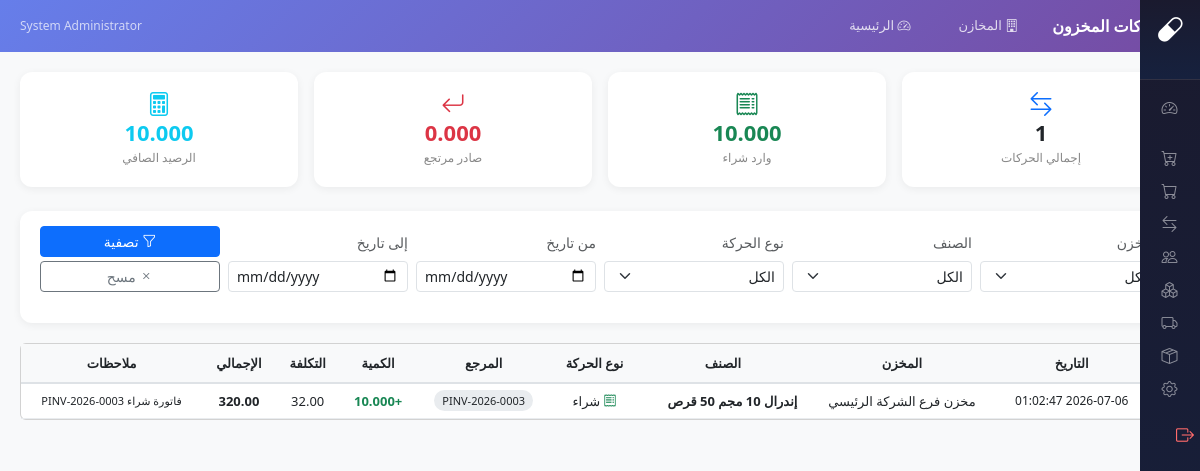
Page /modules/inventory/movements/index.php (signed in) on the committed database.
### tables this page shows
CREATE TABLE `inventory_movements` (
  `id` int(11) NOT NULL,
  `store_id` int(11) NOT NULL,
  `product_id` int(11) NOT NULL,
  `movement_type` enum('purchase','purchase_return','sale','sale_return','transfer_in','transfer_out','adjustment','opening_balance') NOT NULL,
  `reference_type` varchar(50) DEFAULT NULL,
  `reference_id` int(11) DEFAULT NULL,
  `reference_number` varchar(50) DEFAULT NULL,
  `quantity` decimal(12,3) NOT NULL DEFAULT 0.000,
  `unit_cost` decimal(12,2) DEFAULT 0.00,
  `total_cost` decimal(12,2) DEFAULT 0.00,
  `notes` text DEFAULT NULL,
  `created_by` int(11) DEFAULT NULL,
  `created_at` timestamp NOT NULL DEFAULT current_timestamp()
);

CREATE TABLE `stores` (
  `id` int(11) NOT NULL,
  `store_code` varchar(20) NOT NULL,
  `store_name` varchar(100) NOT NULL,
  `store_type` enum('main','sub') NOT NULL DEFAULT 'sub',
  `store_category` enum('warehouse','pharmacy','expired','damaged','surplus','general') NOT NULL DEFAULT 'general',
  `branch_id` int(11) DEFAULT NULL,
  `parent_store_id` int(11) DEFAULT NULL,
  `is_active` tinyint(1) DEFAULT 1,
  `notes` text DEFAULT NULL,
  `created_by` int(11) DEFAULT NULL,
  `created_at` timestamp NOT NULL DEFAULT current_timestamp(),
  `updated_at` timestamp NOT NULL DEFAULT current_timestamp() ON UPDATE current_timestamp()
);

CREATE TABLE `products` (
  `id` int(11) NOT NULL,
  `product_code` varchar(50) NOT NULL,
  `product_name` varchar(200) NOT NULL,
  `product_name_en` varchar(200) DEFAULT NULL,
  `scientific_name` varchar(200) DEFAULT NULL,
  `product_type_id` int(11) DEFAULT 1,
  `is_service` tinyint(1) DEFAULT 0,
  `hide_in_receipt` tinyint(1) DEFAULT 0,
  `is_shortage` tinyint(1) DEFAULT 0,
  `max_stock` float DEFAULT 0,
  `min_stock` float DEFAULT 0,
  `reorder_point` float DEFAULT 0,
  `category` varchar(100) DEFAULT NULL,
  `manufacturer` varchar(100) DEFAULT NULL,
  `category_id` int(11) DEFAULT NULL,
  `company_id` int(11) DEFAULT NULL,
  `sell_price` decimal(10,2) DEFAULT 0.00,
  `unit2_sell_price` decimal(10,2) DEFAULT 0.00,
  `unit3_sell_price` decimal(10,2) DEFAULT 0.00,
  `has_expire` tinyint(1) DEFAULT 0,
  `is_drug` tinyint(1) DEFAULT 0,
  `can_be_negative` tinyint(1) DEFAULT 0,
  `is_made` tinyint(1) DEFAULT 0,
  `print_barcode` int(11) DEFAULT 0,
  `barcode_type` varchar(20) DEFAULT NULL,
  `group_id` int(11) DEFAULT NULL,
  `cost_price` decimal(10,2) DEFAULT 0.00,
  `is_imported` tinyint(4) DEFAULT 0,
  `notes` text DEFAULT NULL,
  `print_internal_barcode` tinyint(1) DEFAULT 0,
  `allow_discount` tinyint(1) DEFAULT 1,
  `max_discount` decimal(5,2) DEFAULT 0.00,
  `unit1_id` int(11) DEFAULT NULL,
  `unit2_id` int(11) DEFAULT NULL,
  `unit3_id` int(11) DEFAULT NULL,
  `unit1_to_unit2` decimal(18,0) DEFAULT NULL,
  `unit1_to_unit3` decimal(18,0) DEFAULT NULL,
  `default_sale_unit` int(11) DEFAULT 1,
  `is_active` tinyint(1) DEFAULT 1,
  `created_at` timestamp NOT NULL DEFAULT current_timestamp(),
  `updated_at` timestamp NOT NULL DEFAULT current_timestamp() ON UPDATE current_timestamp(),
  `source` enum('estock','manual') DEFAULT 'estock',
  `estock_id` decimal(18,0) DEFAULT NULL,
  `manual_code` varchar(50) DEFAULT NULL
);

### modules/inventory/movements/index.php (the view, shortened to what this page needs)
<?php
$db = getDB();
$page_title = 'حركات المخزون';
$date_from = $_GET['date_from'] ?? '';
$date_to = $_GET['date_to'] ?? '';
$where = ['1=1'];
$params = [];
$whereSql = implode(' AND ', $where);
$totalMovements = $db->query("SELECT COUNT(*) FROM inventory_movements WHERE $whereSql", $params)->fetchColumn();
$purchaseIn = $db->query("SELECT COALESCE(SUM(quantity),0) FROM inventory_movements WHERE movement_type='purchase' AND $whereSql", $params)->fetchColumn();
$returnOut = $db->query("SELECT COALESCE(SUM(quantity),0) FROM inventory_movements WHERE movement_type='purchase_return' AND $whereSql", $params)->fetchColumn();
$movements = $db->prepare("
    SELECT im.*, s.store_name, p.product_name, p.product_code
    FROM inventory_movements im
    LEFT JOIN stores s ON im.store_id = s.id
    LEFT JOIN products p ON im.product_id = p.id
    WHERE $whereSql
    ORDER BY im.created_at DESC
    LIMIT 200
");
$movements->execute($params);
$list = $movements->fetchAll();
$typeLabels = [
    'purchase' => ['شراء', 'bi-receipt', 'text-success', '+'],
    'purchase_return' => ['مرتجع شراء', 'bi-arrow-return-left', 'text-danger', '-'],
    'sale' => ['بيع', 'bi-cart', 'text-primary', '-'],
    'sale_return' => ['مرتجع بيع', 'bi-arrow-return-right', 'text-warning', '+'],
    'transfer_in' => ['تحويل وارد', 'bi-arrow-down', 'text-info', '+'],
    'transfer_out' => ['تحويل صادر', 'bi-arrow-up', 'text-secondary', '-'],
    'adjustment' => ['تسوية', 'bi-sliders', 'text-dark', ''],
    'opening_balance' => ['رصيد افتتاحي', 'bi-box', 'text-muted', '+']
];
require_once __DIR__ . '/../../../includes/sidebar.php';
?>
<!DOCTYPE html>
<html lang="ar" dir="rtl">
<head>
<link href="https://cdn.jsdelivr.net/npm/bootstrap@5.3.2/dist/css/bootstrap.rtl.min.css" rel="stylesheet">
<link href="https://cdn.jsdelivr.net/npm/bootstrap-icons@1.11.1/font/bootstrap-icons.css" rel="stylesheet">
</head>
<body>
<div class="top-header">
    <span style="font-weight:700"><i class="bi bi-arrow-left-right"></i> <?= $page_title ?></span>
    <a href="../stores/" class="menu-item"><i class="bi bi-building"></i> المخازن</a>
    <a href="../../dashboard/" class="menu-item"><i class="bi bi-speedometer2"></i> الرئيسية</a>
    <div class="ms-auto" style="font-size:12px;opacity:.7"><?= $_SESSION['user_name'] ?? '' ?></div>
</div>
<div class="container-fluid" style="padding:20px">
    <div class="row g-3 mb-4">
        <div class="col-md-3">
            <div class="stat-card">
                <i class="bi bi-arrow-left-right text-primary"></i>
                <div class="val"><?= number_format($totalMovements) ?></div>
                <div class="lbl">إجمالي الحركات</div>
            </div>
        </div>
        <div class="col-md-3">
            <div class="stat-card">
                <i class="bi bi-receipt text-success"></i>
                <div class="val text-success"><?= number_format($purchaseIn, 3) ?></div>
                <div class="lbl">وارد شراء</div>
            </div>
        </div>
        <div class="col-md-3">
            <div class="stat-card">
                <i class="bi bi-arrow-return-left text-danger"></i>
                <div class="val text-danger"><?= number_format($returnOut, 3) ?></div>
                <div class="lbl">صادر مرتجع</div>
            </div>
        </div>
        <div class="col-md-3">
            <div class="stat-card">
                <i class="bi bi-calculator text-info"></i>
                <div class="val text-info"><?= number_format($purchaseIn - $returnOut, 3) ?></div>
                <div class="lbl">الرصيد الصافي</div>
            </div>
        </div>
    </div>
    <div class="filter-bar">
        <form method="GET" class="row g-2 align-items-end">
            <div class="col-md-2">
                <label class="form-label small text-muted">المخزن</label>
                <select name="store_id" class="form-select form-select-sm">
                    <option value="">الكل</option>
                </select>
            </div>
            <div class="col-md-2">
                <label class="form-label small text-muted">الصنف</label>
                <select name="product_id" class="form-select form-select-sm">
                    <option value="">الكل</option>
                </select>
            </div>
            <div class="col-md-2">
                <label class="form-label small text-muted">نوع الحركة</label>
                <select name="movement_type" class="form-select form-select-sm">
                    <option value="">الكل</option>
                </select>
            </div>
            <div class="col-md-2">
                <label class="form-label small text-muted">من تاريخ</label>
                <input type="date" name="date_from" class="form-control form-control-sm" value="<?= $date_from ?>">
            </div>
            <div class="col-md-2">
                <label class="form-label small text-muted">إلى تاريخ</label>
                <input type="date" name="date_to" class="form-control form-control-sm" value="<?= $date_to ?>">
            </div>
            <div class="col-md-2">
                <button type="submit" class="btn btn-primary btn-sm w-100"><i class="bi bi-funnel"></i> تصفية</button>
                <a href="./" class="btn btn-outline-secondary btn-sm w-100 mt-1"><i class="bi bi-x"></i> مسح</a>
            </div>
        </form>
    </div>
    <div class="card">
        <div class="card-body p-0">
            <div class="table-responsive" style="max-height:600px;overflow-y:auto">
                <table class="data-table">
                    <thead>
                        <tr>
                            <th>#</th>
                            <th>التاريخ</th>
                            <th>المخزن</th>
                            <th>الصنف</th>
                            <th>نوع الحركة</th>
                            <th>المرجع</th>
                            <th>الكمية</th>
                            <th>التكلفة</th>
                            <th>الإجمالي</th>
                            <th>ملاحظات</th>
                        </tr>
                    </thead>
                    <tbody>
                        <?php foreach($list as $i=>$m):
                            $tl = $typeLabels[$m['movement_type']] ?? ['حركة', 'bi-arrow-left-right', 'text-dark', ''];
                            $isIn = in_array($m['movement_type'], ['purchase','sale_return','transfer_in','opening_balance']);
                        ?>
                        <tr>
                            <td><?= $i+1 ?></td>
                            <td style="font-size:12px"><?= $m['created_at'] ?></td>
                            <td><?= $m['store_name'] ?? 'مخزن #'.$m['store_id'] ?></td>
                            <td style="text-align:right;font-weight:600"><?= $m['product_name'] ?? 'صنف #'.$m['product_id'] ?></td>
                            <td><i class="bi <?= $tl[1] ?> <?= $tl[2] ?>"></i> <?= $tl[0] ?></td>
                            <td><?php if($m['reference_number']): ?><span class="badge-ref"><?= $m['reference_number'] ?></span><?php else: ?>-<?php endif; ?></td>
                            <td class="<?= $isIn ? 'movement-in' : 'movement-out' ?>"><?= $tl[3] ?><?= number_format($m['quantity'], 3) ?></td>
                            <td><?= number_format($m['unit_cost'], 2) ?></td>
                            <td class="fw-bold"><?= number_format($m['total_cost'], 2) ?></td>
                            <td style="font-size:11px"><?= $m['notes'] ?: '-' ?></td>
                        </tr>
                        <?php endforeach; ?>
                    </tbody>
                </table>
            </div>
        </div>
    </div>
</div>
</body>
</html>

### includes/sidebar.php (style rules this page uses)
.top-header { margin-right: 0 !important; }

### modules/inventory/movements/index.php (style rules this page uses)
:root { --primary:#667eea;--secondary:#764ba2; }
* { box-sizing:border-box }
body { background:#f8f9fa;font-family:'Segoe UI',Tahoma,Geneva,Verdana,sans-serif;margin:0;padding:0;overflow-y:auto;min-width:1200px }
.top-header { background:linear-gradient(135deg,var(--primary),var(--secondary));color:#fff;padding:10px 20px;display:flex;align-items:center;gap:20px;position:sticky;top:0;z-index:100 }
.top-header .menu-item { color:rgba(255,255,255,0.8);padding:6px 14px;border-radius:6px;cursor:pointer;font-size:13px;transition:all .2s;text-decoration:none }
.stat-card { background:#fff;border-radius:12px;padding:20px;text-align:center;box-shadow:0 2px 8px rgba(0,0,0,0.06) }
.stat-card i { font-size:24px;margin-bottom:8px }
.stat-card .val { font-size:22px;font-weight:700 }
.stat-card .lbl { font-size:12px;color:#888 }
.filter-bar { background:#fff;padding:15px 20px;border-radius:12px;box-shadow:0 2px 8px rgba(0,0,0,0.06);margin-bottom:20px }
.data-table { width:100%;border-collapse:collapse;font-size:13px }
.data-table th { background:#f8f9fa;padding:10px;text-align:center;font-weight:600;border-bottom:2px solid #dee2e6;position:sticky;top:0;z-index:10 }
.data-table td { padding:8px 10px;text-align:center;border-bottom:1px solid #e9ecef }
.movement-in { color:var(--bs-success);font-weight:700 }
.badge-ref { padding:3px 8px;border-radius:12px;font-size:11px;background:#e9ecef }

### rows in the picture
inventory_movements: created_at "2026-07-06 01:02:47", store.store_name "مخزن فرع الشركة الرئيسي", product.product_name "إندرال 10 مجم 50 قرص", movement_type "شراء", reference_number "PINV-2026-0003", movement_type "+", quantity "10.000", unit_cost "32.00", total_cost "320.00", notes "فاتورة شراء PINV-2026-0003"

### other values in the picture
$page_title "حركات المخزون"
$_SESSION['user_name'] "System Administrator"
$totalMovements "1"
$purchaseIn "10.000"
$returnOut "0.000"
$purchaseIn - $returnOut "10.000"
